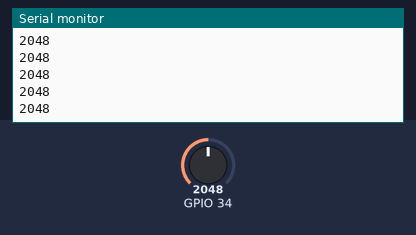
A sketch run on a simulated ESP32. Shown: the last lines printed to the serial monitor. The test bench sets the inputs (shaded band); at power-on: GPIO 34 = 2048.

Above: at 1.2 s.
1.3 s: GPIO 34 set to 2866
At 1.8 s:
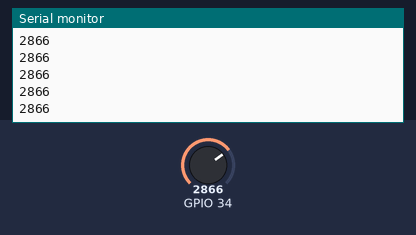
2.8 s: GPIO 34 set to 3603
At 3.6 s:
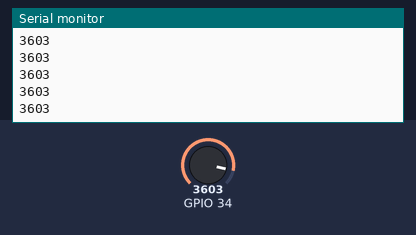
Timing chart, 0 to 5.8 s (numbered marks = the images above; inputs shaded):
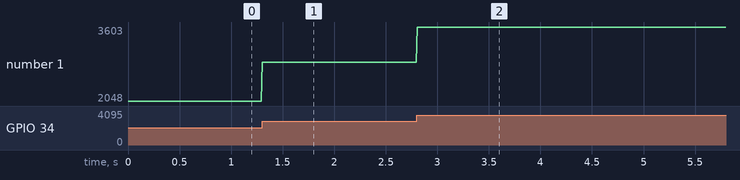

Measured:
- after the input at 1.3 s, the serial monitor: prints a new line at once (image 1)
- after the input at 2.8 s, the serial monitor: prints a new line at once (image 2)
- plotted number 1: 2048 → 2866 after the input at 1.3 s, 2866 → 3603 after the input at 2.8 s

The sketch:

read_ecg.ino
```cpp
void setup() {
  Serial.begin(115200);
}

void loop() {
  int ecg = analogRead(34);

  Serial.println(ecg);

  delay(10);
}
```
